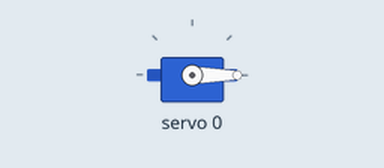
A sketch run on a simulated ESP32. On the bench: servo.

Above: at 0.55 s.
At 3.5 s:
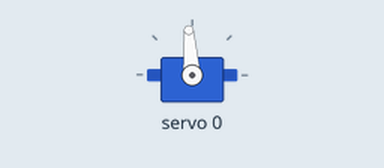
At 6.5 s:
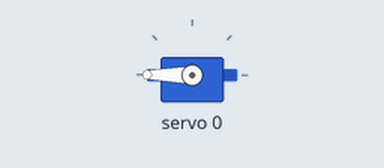
Timing chart, 0 to 8.3 s (numbered marks = the images above):
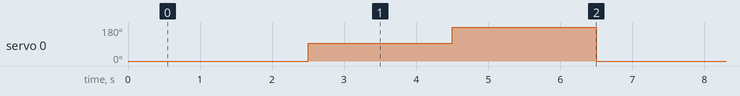

Measured:
- by itself, servo 0: repeats every 6.0 s: 180° 2.0 s, 0° 2.0 s, 94° 2.0 s

The sketch:

servo_angle_check_code.ino
```cpp
#include <Wire.h>
#include <Adafruit_PWMServoDriver.h>

Adafruit_PWMServoDriver pca9685(0x40);

#define SERVOMIN 110
#define SERVOMAX 510

int angleToPulse(int angle) {
  return map(angle, 0, 180, SERVOMIN, SERVOMAX);
}

void setServo(uint8_t ch, int angle) {
  angle = constrain(angle, 0, 180);
  pca9685.setPWM(ch, 0, angleToPulse(angle));
}

void setup() {
  Wire.begin(21, 22);
  pca9685.begin();
  pca9685.setPWMFreq(50);
  delay(500);
}

void loop() {
  setServo(0, 0);   delay(2000);
  setServo(0, 90);  delay(2000);
  setServo(0, 180); delay(2000);
}
```
